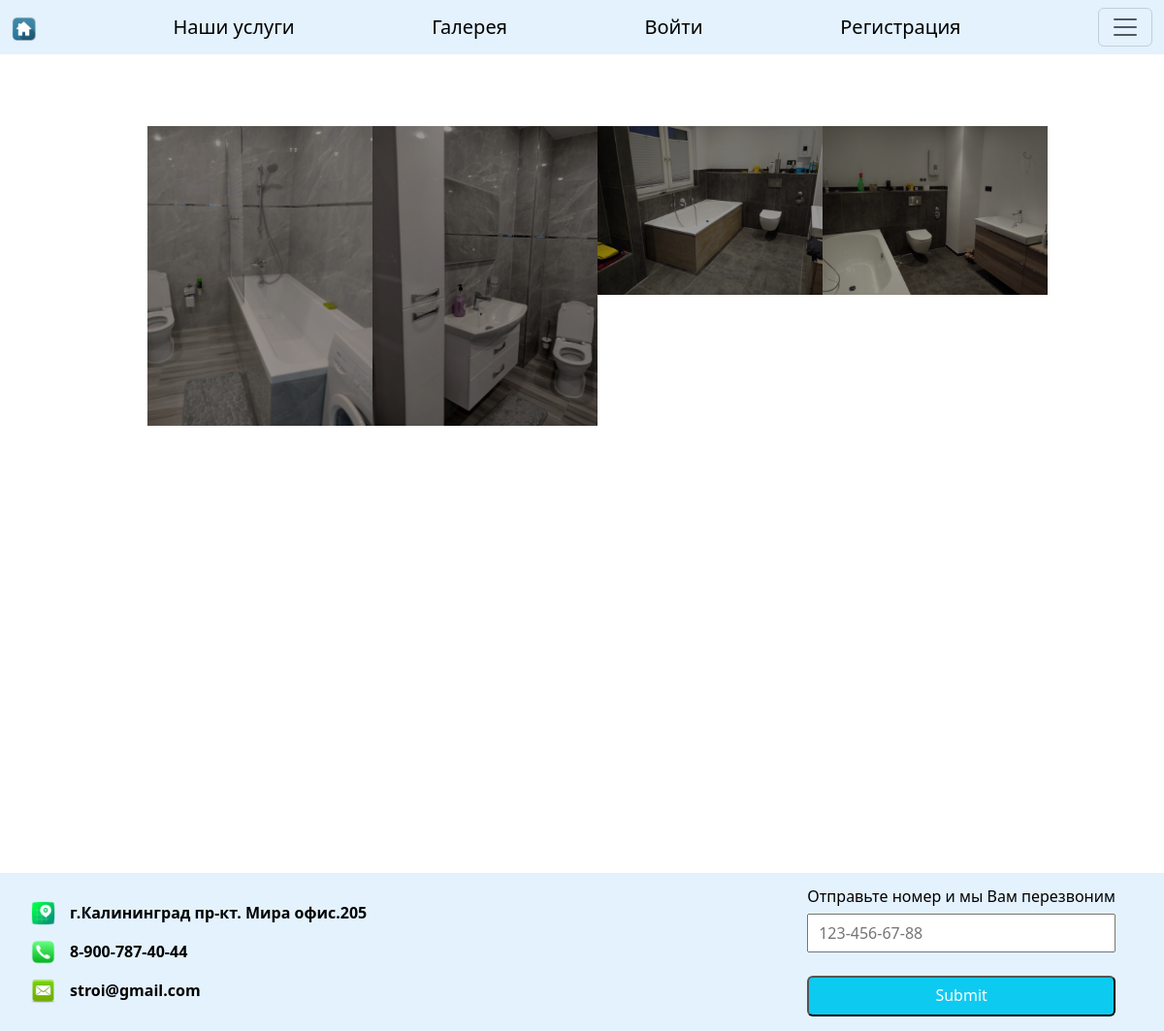
The page /renovation_bathroom/bathroom_gallery/ on the database as committed earlier.
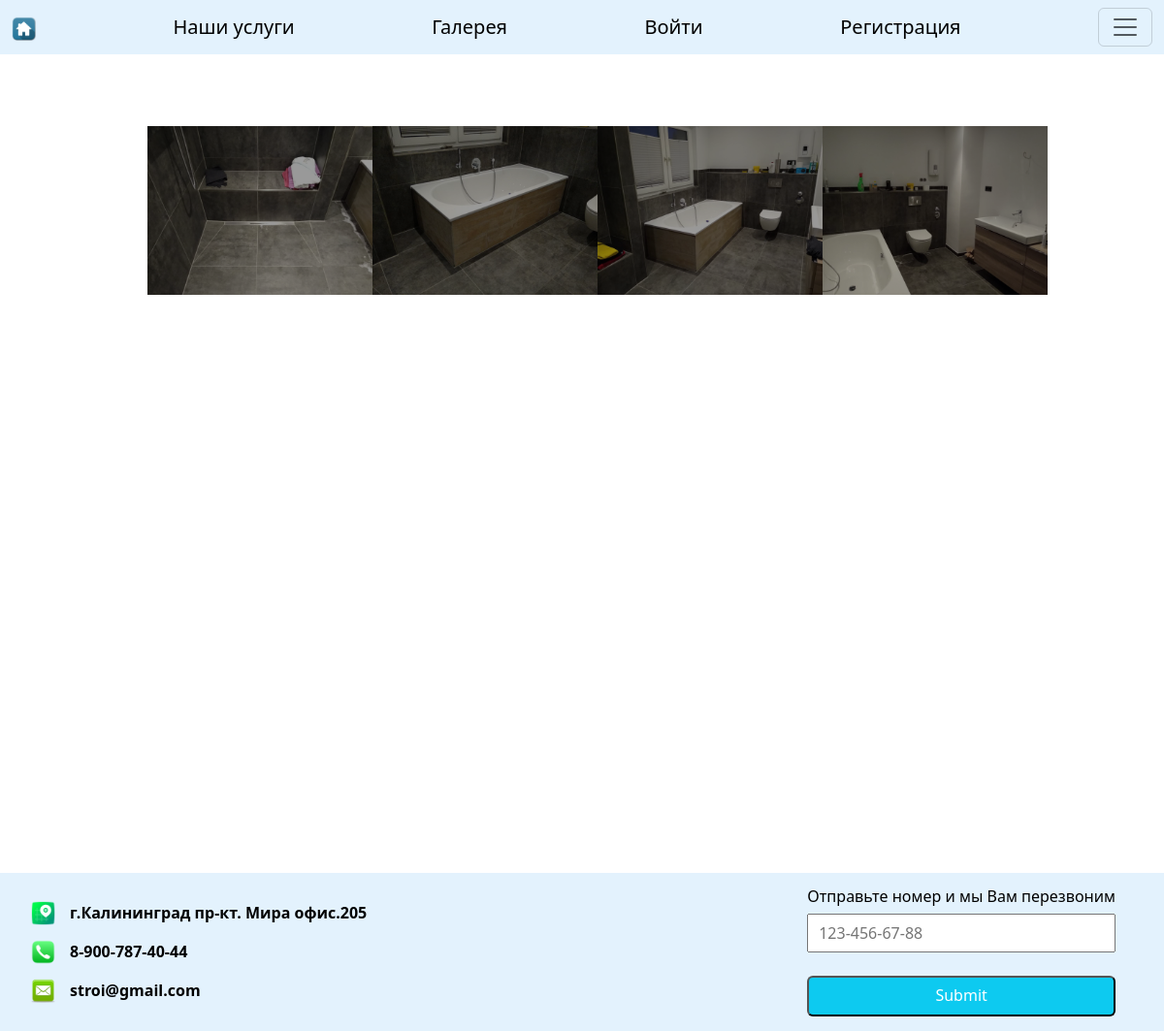
The same page on the database as committed later.
### renovation_bathroom/models.py (models this page shows)
class BathRoom(models.Model):
    binding = models.ForeignKey(PhotoOfWorks, on_delete=models.CASCADE, null=True, blank=True)

### main_1/models.py (models this page shows, shortened)
class PhotoOfWorks(models.Model):  # модель для хранения фотографий выполненных работ
    title = models.CharField(max_length=300)
    image = models.ImageField(upload_to='gallery/')  # в корневой директории создастся папка media в ней создастся
    time = models.DateTimeField(auto_now_add=True)
    is_favourite = models.BooleanField(default=False)
    owner = models.ForeignKey(User, on_delete=models.CASCADE, blank=True, null=True)

class ContactOfOrganization(models.Model):
    address = models.CharField(max_length=1000)
    phone = models.CharField(max_length=50)
    email = models.CharField(max_length=100)

### renovation_bathroom/views.py (the view)
# urls.py: path('gallery/', views.gallery, name='gallery'),
def gallery(request):
    contact_org = ContactOfOrganization.objects.all()
    bath_images = BathRoom.objects.all()  # получаем поле binding с модели BathRoom, которое имеет связь через ForeignKey
    context = {
        'images': bath_images,
        'contact': contact_org,
    }
    return render(request, 'renovation_bathroom/bathroom_gallery.html', context)

### renovation_bathroom/templates/renovation_bathroom/bathroom_gallery.html (shortened to what this page needs)
{% extends 'main/gallery.html' %}
{% block content %}
<div class="gallery">
  <div class="gallery_wrap">
	<div class="top">
    	<ul>
            {% for image in images %}
        	<li><a href="#img_{{ image.binding.image.id }}"><img src="{{ image.binding.image.url }}"></a></li>
            {% endfor %}
        </ul>
    </div>
</div>
</div>
{% endblock %}

### main_1/templates/main/gallery.html (shortened to what this page needs)
{% extends 'main/index.html' %}

### main_1/templates/main/index.html (shortened to what this page needs)
<!DOCTYPE html>
{% load static %}
<html lang="en">
<head>
    <link rel="stylesheet" href="{% static 'css/style.css' %}">
    <link rel="stylesheet" href="https://cdn.jsdelivr.net/npm/bootstrap@5.3.0-alpha3/dist/css/bootstrap.min.css">
    <link rel="stylesheet" href="https://rsms.me/inter/inter.css">
</head>
<body>
{% block title %}
<nav class="navbar fixed-top" style='background-color: #e3f2fd'>
  <div class="container-fluid">
   <a class="navbar-brand hov" style="margin-right: 16px; background: {{ color }}"
      href="{% url 'index' %}"><img src="{% static 'images/home.ico' %}" alt="" style="width: 25px; height: 25px"></a>
    <a class="navbar-brand hov"  href="{% url 'main' %}" style="background: {{ color_our }}">Наши услуги</a>
    <a class="navbar-brand hov" href="{% url 'gallery' %}" style="background: {{ color_gallery }}">Галерея</a>
      {% if user.is_authenticated%}
    <a class="navbar-brand hov" href="{% url 'logout' %}">Выйти</a>
    <a class="navbar-brand hov" href="{% url 'personal_account'  user.id %}" style="background: {{ color_cabinet }}">Личный кабинет</a>
      {% else %}
    <a class="navbar-brand hov" href="{% url 'login' %}" style="background: {{ color_login }}">Войти</a>
    <a class="navbar-brand hov" href="{% url 'enter' %}" style="background: {{ color_enter }}">Регистрация</a>
      {% endif %}
    <button class="navbar-toggler" type="button" data-bs-toggle="offcanvas" data-bs-target="#offcanvasDarkNavbar" aria-controls="offcanvasDarkNavbar" aria-label="Toggle navigation">
      <span class="navbar-toggler-icon"></span>
    </button>
  </div>
</nav>
{% endblock %}
{% block content %}{% endblock %}
{% block footer %}
<div class="footer">
            {% for fields in contact %}
                <ul class="contact_list">
                    <li class="contact_element">
                        <img src="{% static 'images/address_icon.png' %}" alt=""><p>{{ fields.address }}</p>
                    </li>
                    <li class="contact_element">
                        <img src="{% static 'images/phone_icon.png' %}" alt=""><p>{{ fields.phone }}</p>
                    </li>
                     <li class="contact_element">
                        <img src="{% static 'images/mail_icon.png' %}" alt=""><p>{{ fields.email }}</p>
                    </li>
                </ul>
            {% endfor %}
    <div class="footer_wrap" >
            <form hx-post="/send-htmx-message/">
            <h6>Отправьте номер и мы Вам перезвоним</h6>
<input type="tel" id="phone" name="phone" placeholder="123-456-67-88" pattern="[0-9]{3}-[0-9]{3}-[0-9]{2}-[0-9]{2}"
         required>
            <br><br>
            <input type="submit" class="inline-block rounded bg-info px-6 pb-2 pt-2.5 text-xs font-medium uppercase leading-normal text-white shadow-[0_4px_9px_-4px_#54b4d3] transition duration-150 ease-in-out hover:bg-info-600 hover:shadow-[0_8px_9px_-4px_rgba(84,180,211,0.3),0_4px_18px_0_rgba(84,180,211,0.2)] focus:bg-info-600 focus:shadow-[0_8px_9px_-4px_rgba(84,180,211,0.3),0_4px_18px_0_rgba(84,180,211,0.2)] focus:outline-none focus:ring-0 active:bg-info-700 active:shadow-[0_8px_9px_-4px_rgba(84,180,211,0.3),0_4px_18px_0_rgba(84,180,211,0.2)] dark:shadow-[0_4px_9px_-4px_rgba(84,180,211,0.5)] dark:hover:shadow-[0_8px_9px_-4px_rgba(84,180,211,0.2),0_4px_18px_0_rgba(84,180,211,0.1)] dark:focus:shadow-[0_8px_9px_-4px_rgba(84,180,211,0.2),0_4px_18px_0_rgba(84,180,211,0.1)] dark:active:shadow-[0_8px_9px_-4px_rgba(84,180,211,0.2),0_4px_18px_0_rgba(84,180,211,0.1)]">
                </form>
    </div>
</div>
{% endblock %}
</body>
</html>

### main_1/static/css/style.css (style rules this page uses)
* { box-sizing: border-box; }
html, body { width: 100%; margin: 0 auto; padding: 0; background-size: 100%100%; background-repeat: no-repeat; background-image: url("../images/repair.png"); font-family: 'PT Sans', Arial, Verdana; background-color: #a3e293; }
.footer { width: 100%; height: fit-content; background: #e3f2fd; margin-top: 50px; color: #000; font-weight: bold; display: flex; justify-content: space-between; align-items: center; }
.footer img { height: 25px; width: 25px; }
.footer>ul { padding-top: 15px; }
.footer_wrap { height: 100%; display: flex; flex-direction: row; justify-content: flex-end; margin-right: 50px; padding-top: 15px; padding-bottom: 15px }
input { width: 100%; padding: 6px 10px; box-sizing: border-box; margin-top: 4px; }
.gallery { display: flex; justify-content: center; align-content: center; width: 100%; height: 800px; margin: auto; border-radius: 3px; overflow: hidden; position: relative; text-align: center; margin-top: 50px; }
.top { display: flex; width: 80%; height: 100%; margin-top: 10vh; margin-left: auto; margin-right: auto; margin-bottom: 10vh; }
.top ul { list-style: none; width: 100%; height: 100%; z-index: 1; box-sizing: border-box; }
.top ul li { position: relative; float: left; width: 25%; overflow: hidden; }
.top ul li::before { position: absolute; top: 0; left: 0; width: 100%; height: 100%; background-color: #000; content: ''; color: white; opacity: 0.4; text-align: center; box-sizing: border-box; pointer-events: none; transition: all 0.5s ease; -moz-transition: all 0.5s ease; -ms-transition: all 0.5s ease; -o-transition: all 0.5s ease; -webkit-transition: all 0.5s ease; }
.top ul li img { width: 100%; height: auto; overflow: hidden; }
ul.contact_list>li { padding-top: 5px; padding-bottom: 5px; list-style: none; }
body.open, body:after { overflow: hidden }
* { box-sizing: border-box }
.footer>ul { margin-bottom: 0; }
.contact_element { display: flex; }
ul.contact_list>li { padding-top: 0; padding-bottom: 0; }
li.contact_element>p { margin-left: 15px; }

Rows that differ between the two databases and show on the page:
changed through a linked row, BathRoom (number 1 of 4 on the later page): binding.image: a different picture
changed through a linked row, BathRoom (number 2 of 4 on the later page): binding.image: a different picture
